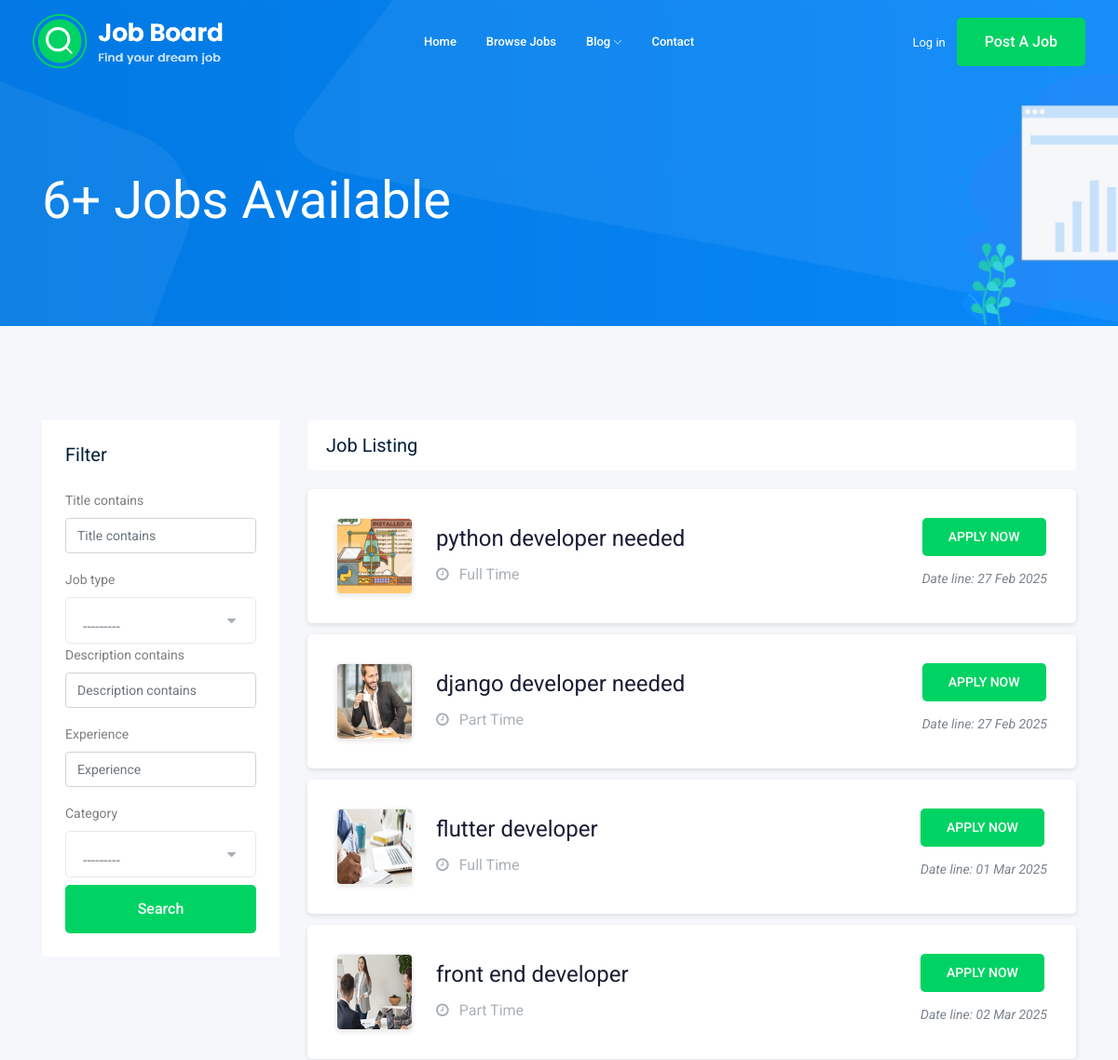
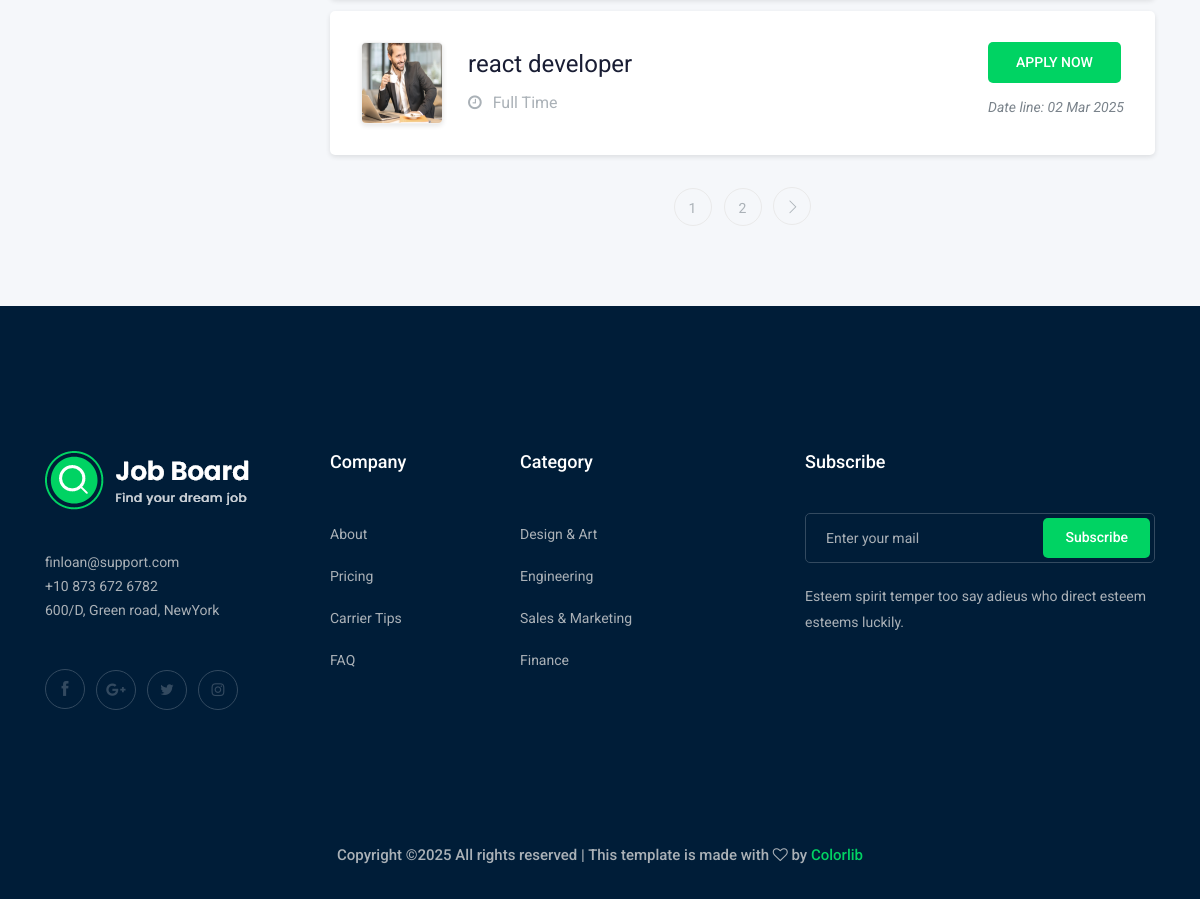
Screenshot of /jobs/ with the database file from the repository (2 pictures, top to bottom).
### job/models.py (models this page shows, shortened)
class Job(models.Model):
    JOB_TYPE = (
        ('Full Time', 'Full Time'),
        ('Part Time', 'Part Time'),
        )
    owner = models.ForeignKey(User , on_delete=models.CASCADE , related_name='job_owner')
    title = models.CharField(max_length=50)
    job_type = models.CharField(max_length=15, choices=JOB_TYPE)
    description = models.TextField(max_length=1000)
    published_at = models.DateTimeField(auto_now_add=True)
    vacancy = models.IntegerField(default=1)
    salary = models.IntegerField(default=0)
    experience = models.IntegerField(default=1)
    category = models.ForeignKey('Category', on_delete=models.CASCADE , null=True)
    image = models.ImageField(upload_to=image_upload)
    slug = models.SlugField(blank= True , null=True) # slug = title
    def __str__(self):
        return self.title

### job/views.py (the view)
# urls.py: path('', views.job_list, name='job_list'),
def job_list(request):
    job_list = Job.objects.all()
    myfilter = JobFilter(request.GET , queryset=job_list) # queryset : هي النتيجة التي سيتم تصفيتها
    job_list = myfilter.qs # qs : هي النتيجة التي تم تصفيتها
    paginator = Paginator(job_list , 5) # 2 is the number of jobs per page
    page_number = request.GET.get('page') # get the page number from the url
    page_obj = paginator.get_page(page_number)  # get the page object from the paginator
    return render(request , 'job/job_list.html' , {'jobs':page_obj , 'myfilter':myfilter})

### job/models.py (called while the page is built)
    def __str__(self):
        return self.name

### job/templates/job/job_list.html (shortened to what this page needs)
{% extends 'base.html' %}
{% load bootstrap4 %}
{% block body %}
    <div class="bradcam_area bradcam_bg_1">
        <div class="container">
            <div class="row">
                <div class="col-xl-12">
                    <div class="bradcam_text">
                        <h3>{{jobs.paginator.count}}+ Jobs Available</h3>
                    </div>
                </div>
            </div>
        </div>
    </div>
    <div class="job_listing_area plus_padding">
        <div class="container">
            <div class="row">
                <div class="col-lg-3">
                    <div class="job_filter white-bg">
                        <div class="form_inner white-bg">
                            <h3>Filter</h3>
                            <form method="GET">
                                {% bootstrap_form myfilter.form %}
                                <input type="submit" value="Search" class="boxed-btn3 w-100 mt-2">
                            </form>
                        </div>
                    </div>
                </div>
                <div class="col-lg-9">
                    <div class="recent_joblist_wrap">
                        <div class="recent_joblist white-bg ">
                            <div class="row align-items-center">
                                <div class="col-md-6">
                                    <h4>Job Listing</h4>
                                </div>
                                <div class="col-md-6">
                                </div>
                            </div>
                        </div>
                    </div>
                    <div class="job_lists m-0">
                        <div class="row">
                           {% for job in jobs %}
                            <div class="col-lg-12 col-md-12">
                                <div class="single_jobs white-bg d-flex justify-content-between">
                                    <div class="jobs_left d-flex align-items-center">
                                        <div class="thumb">
                                            <a href="{% url 'jobs:job_detail' job.slug %}"><img src="{{ job.image.url }}" alt="{{ job.title }}" class="job-image"></a>
                                        </div>
                                        <div class="jobs_conetent">
                                            <a href="{% url 'jobs:job_detail' job.slug %}"><h4>{{job}}</h4></a>
                                            <div class="links_locat d-flex align-items-center">
                                                <div class="location">
                                                    <p> <i class="fa fa-clock-o"></i> {{job.job_type}}</p>
                                                </div>
                                            </div>
                                        </div>
                                    </div>
                                    <div class="jobs_right">
                                        <div class="apply_now">
                                            <a href="{% url 'jobs:job_detail' job.slug %}" class="boxed-btn3">Apply Now</a>
                                        </div>
                                        <div class="date">
                                            <p>Date line: {{job.published_at|date:'d M o'}}</p>
                                        </div>
                                    </div>
                                </div>
                            </div>
                            {% endfor %}
                        </div>
                        {% if jobs.has_other_pages %}
                            <div class="row">
                                <div class="col-lg-12">
                                    <div class="pagination_wrap">
                                        <ul>
                                            {% for i in jobs.paginator.page_range %}
                                                <li><a href="?page={{i}}"><span>{{i}}</span></a></li>
                                            {% endfor %}
                                            {% if jobs.has_next %}
                                                <li><a href="?page={{jobs.next_page_number}}"> <i class="ti-angle-right"></i> </a></li>
                                            {% endif %}
                                        </ul>
                                    </div>
                                </div>
                            </div>
                        {% endif %}
                    </div>
                </div>
            </div>
        </div>
    </div>
{% endblock body %}

### static/css/home.css (style rules this page uses)
.thumb { width: 100px; height: 100px; overflow: hidden; border-radius: 8px; display: flex; justify-content: center; align-items: center; background-color: #e0e0e0; border: 1px solid #ccc; box-shadow: 0 2px 5px rgba(0, 0, 0, 0.1); }
.job-image { width: 100%; height: 100%; object-fit: cover; object-position: center; transition: transform 0.3s ease-in-out; }
.single_jobs { padding: 15px; margin-bottom: 20px; border-radius: 10px; background-color: #fff; transition: box-shadow 0.3s ease; box-shadow: 0 2px 5px rgba(0, 0, 0, 0.1); }
.jobs_conetent h4 { font-size: 18px; margin-bottom: 5px; color: #191d34; }
.jobs_conetent p { font-size: 14px; color: #7A838B; margin-bottom: 10px; }
.jobs_right .apply_now .boxed-btn3 { background-color: #00D363; color: #fff; padding: 8px 20px; border-radius: 5px; text-transform: uppercase; font-size: 14px; transition: background-color 0.3s ease; border: 1px solid transparent; }
.jobs_right p { font-size: 12px; color: #7A838B; margin-top: 5px; }
.job_lists .single_jobs .jobs_left .thumb, .job_details_area .single_jobs .jobs_left .thumb { width: 130px; height: 130px; padding: 15px; }
.job_lists .single_jobs .jobs_left .thumb img, .job_details_area .single_jobs .jobs_left .thumb img { width: 100px; height: 100px; object-fit: cover; }

### rows the page displays
Job: image (placeholder picture), title "python developer needed", job_type "Full Time", published_at "27 Feb 2025"
Job: image (picture), title "django developer needed", job_type "Part Time", published_at "27 Feb 2025"
Job: image (picture), title "flutter developer", job_type "Full Time", published_at "01 Mar 2025"
Job: image (picture), title "front end developer", job_type "Part Time", published_at "02 Mar 2025"
Job: image (picture), title "react developer", job_type "Full Time", published_at "02 Mar 2025"

### other values shown
{{ jobs.paginator.count }} "6"
{{ i }} "1" "2"
